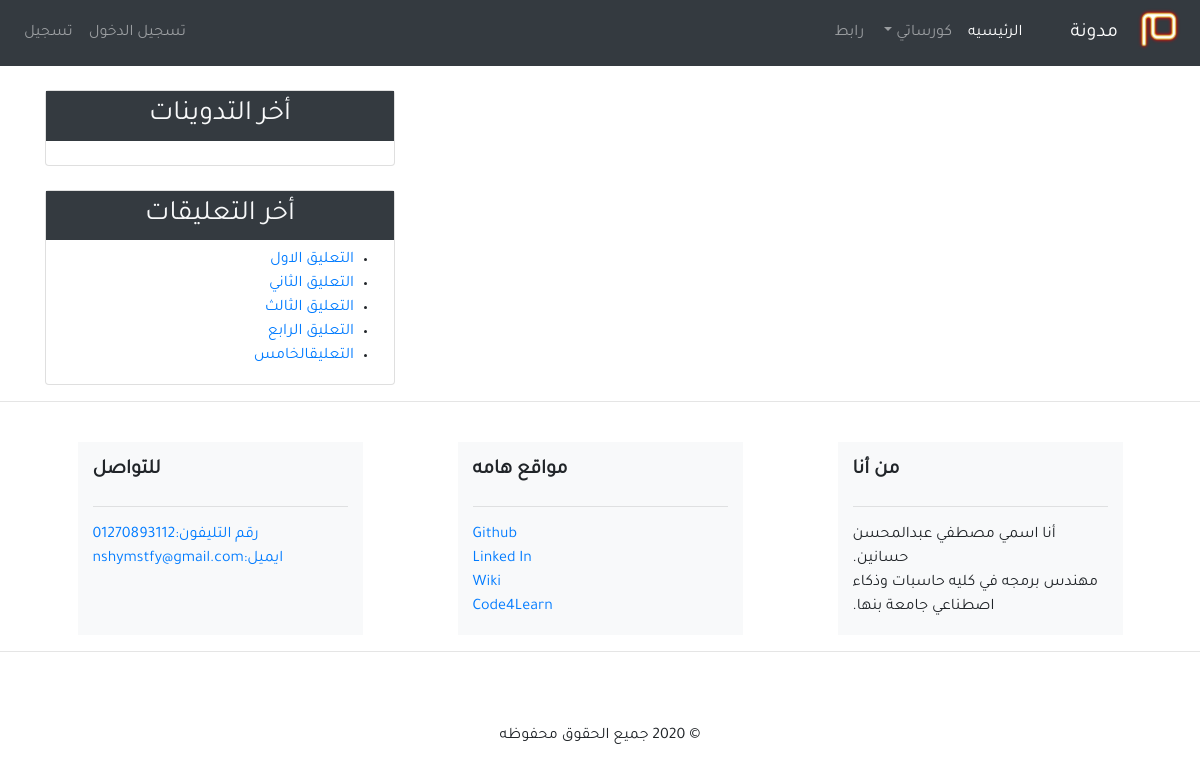
Page /home on the earlier database version.
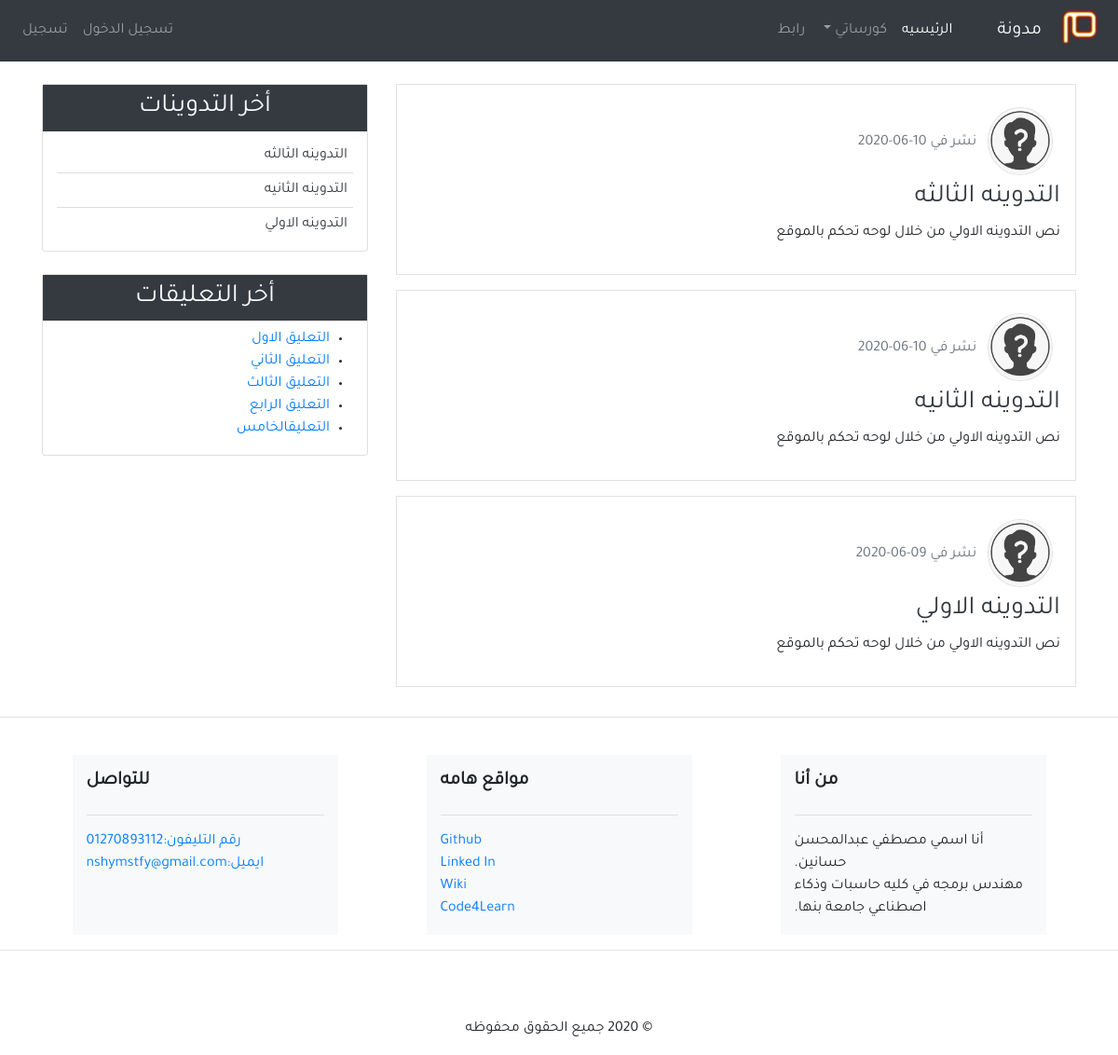
Same page on the later database version.
### blog/models.py (models this page shows, shortened)
class Posts(models.Model):
    title=models.CharField( max_length=50)
    content=models.TextField()
    post_date=models.DateTimeField( default=timezone.now)
    post_update=models.DateTimeField( auto_now=True, auto_now_add=False)
    author=models.ForeignKey(User, on_delete=models.CASCADE)
    class Meta:
        ordering=('-post_date',)

### blog/views.py (the view)
# urls.py: path('home',views.home,name='home'),
def home (request):
    posts=Posts.objects.all()
    context={
        'title':'الصفحه الرئيسية',
        'posts':posts
    }
    return render(request,'blog/index.html',context)

### blog/templates/blog/index.html
{% extends "blog/base.html" %}
{% load static %}
{% block body %}
       {% for post in posts %}
      <div class="border p-3 mb-3">
        <img class="img-fluid rounded-circle border m-2"width="70px" height="70px" src="static/images/فهرس.png"
        alt="صوره شخصيه">
        <span class="text-secondary">نشر في {{post.post_date|date:"d-m-Y"}}</span>
        <h3><a class="text-dark" href="{% url 'detail' post.id %}">{{post.title}}</a></h3>
        <p>{{post.content}}</p>
      </div>
       {% endfor %}
  {% endblock body %}

### blog/templates/blog/base.html (shortened to what this page needs)
{% load static %}
<!doctype html>
<html lang="ar">
  <head>
    <link rel="stylesheet" href="{% static 'css/style.css' %}" >
    <link rel="stylesheet" href="{% static 'css/bootstrap.min.css' %}">
  </head>
  <body class="b">
    <header>
    <nav class="navbar navbar-expand-lg navbar-dark bg-dark">
      <img class="img" src="{%static 'images/mim-logo.png'%}" alt="شعار مدونة" width="30px">
      <a class="navbar-brand" href="#">مدونة</a>
      <div class="collapse navbar-collapse" id="navbarSupportedContent">
        <ul class="navbar-nav mr">
          <li class="nav-item active">
            <a class="nav-link" href="#">الرئيسيه <span class="sr-only">(current)</span></a>
          </li>
          <li class="nav-item dropdown">
            <a class="nav-link dropdown-toggle" href="#" id="navbarDropdown" role="button" data-toggle="dropdown" aria-haspopup="true" aria-expanded="false">
              كورساتي
            </a>
          </li>
          <li class="nav-item">
            <a class="nav-link" href="#">رابط</a>
          </li>
        </ul>
        <ul class="navbar-nav mr-auto >
          <li class="nav-item">
            <a class="nav-link" href="#">تسجيل الدخول</a>
          <li class="nav-item">
            <a class="nav-link" href="#">تسجيل</a>
          </li>
        </ul>
      </div>
    </nav>
  </header>
 <section>
    <div class="container">
      <div class="row">
        <div class="col-md-8 mt-4">
{% block body %}
{% endblock body %}
</div>
 <div class="col-md-4">
          <div class="card mt-4">
            <h3 class="bg-dark text-center text-light p-2">أخر التدوينات</h3>
          {% include "blog/latest_posts.html" %}
          </div>
          <div class="card mt-4">
            <h3 class="bg-dark text-center text-light p-2">أخر التعليقات</h3>
          <ul>
            <li><a href="#">التعليق الاول</a></li>
            <li><a href="#"> التعليق الثاني</a></li>
            <li><a href="#">التعليق الثالث</a></li>
            <li><a href="#">التعليق الرابع</a></li>
            <li><a href="#">التعليقالخامس</a></li>
          </ul>
          </div>
        </div>
      </div>
    </div>
  </section>
  <hr>
<footer class="page-footer font-small stylish-color-dark pt-4 ">
  <div class="container text-center text-md-left ">
    <div class="row">
      <div class="col-md-3 mx-auto bg-light">
        <h5 class="font-weight-bold text-uppercase mt-3 mb-4"> من أنا</h5>
        <hr>
        <p>أنا اسمي  مصطفي عبدالمحسن حسانين.<br> مهندس برمجه في كليه حاسبات وذكاء اصطناعي جامعة بنها.</p>
      </div>
      <div class="col-md-3 mx-auto bg-light">
        <h5 class="font-weight-bold text-uppercase mt-3 mb-4">مواقع هامه</h5>
        <hr>
        <ul class="list-unstyled">
          <li>
            <a href="#!">Github</a>
          </li>
          <li>
            <a href="#!">Linked In</a>
          </li>
          <li>
            <a href="#!">Wiki</a>
          </li>
          <li>
            <a href="#!">Code4Learn</a>
          </li>
        </ul>
      </div>
      <div class="col-md-3 mx-auto bg-light" >
        <h5 class="font-weight-bold text-uppercase mt-3 mb-4">للتواصل</h5>
        <hr>
        <ul class="list-unstyled" width=50px>
          <li >
            <a  href="#!">رقم التليفون:01270893112</a>
          </li>
          <li>
            <a href="#!">ايميل:nshymstfy@gmail.com</a>
          </li>
        </ul>
      </div>
    </div>
  </div>
  <hr>
  <ul class="list-unstyled list-inline text-center">
    <li class="list-inline-item">
    </li>
    <li class="list-inline-item">
    </li>
    <li class="list-inline-item">
    </li>
    <li class="list-inline-item">
    </li>
    <li class="list-inline-item">
    </li>
  </ul>
  <div class="footer-copyright text-center py-3">© 2020 جميع الحقوق محفوظه
  </div>
</footer>
  </body>
</html>

### blog/templates/blog/latest_posts.html
<ul class="list-group-flush latest-post">
    {% for post in posts %}
    <li class="list-group-item latest-post-item">
        <a class="text-dark" href="{% url 'detail' post.id %}">{{post.title}}</a>
    </li>
    {%endfor%}
</ul>

### blog/static/css/style.css (style rules this page uses)
.b { direction: rtl; text-align: right; font-family: 'Tajawal', sans-serif; background-color: white; }
.img { width: 50px; height: 50px; }
.latest-post, .latest-comment { padding: 0 15px; }
.latest-post .latest-post-item, .latest-comment .latest-comment-item { padding: 6px; }
.latest-post li:first-child, .latest-comment li:first-child { border-top: 0; }
.latest-post li:last-child, .latest-comment li:last-child { border-bottom: 0; padding-bottom: 0; }

Differences in the rows shown:
added Posts: post_date "10-06-2020", title "التدوينه الثالثه", content "نص التدوينه الاولي من خلال لوحه تحكم بالموقع"
added Posts: post_date "10-06-2020", title "التدوينه الثانيه", content "نص التدوينه الاولي من خلال لوحه تحكم بالموقع"
added Posts: post_date "09-06-2020", title "التدوينه الاولي", content "نص التدوينه الاولي من خلال لوحه تحكم بالموقع"
